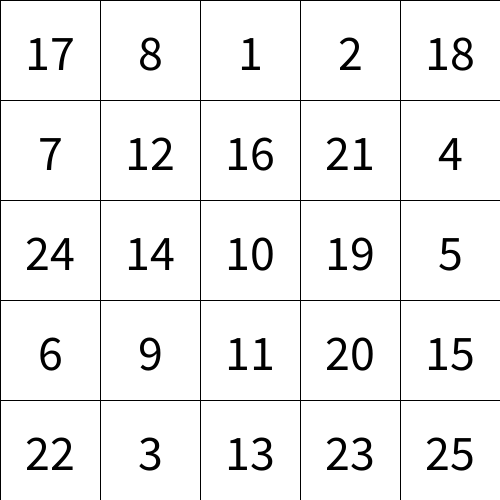
Frame 1 (no input)
Frame 60 (the mouse pressed at the canvas centre just before this capture): identical to frame 1, image omitted
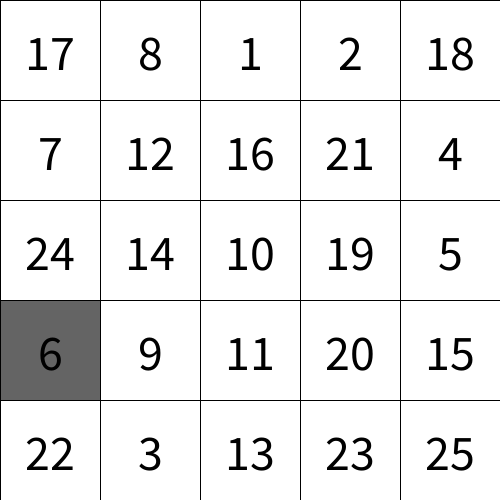
Frame 120 (the mouse held since frame 60 and released just before this capture)

The Processing sketch that drew these frames (run headless with seeded random() and noise(); from frame 60 on, the mouse is pressed at the canvas centre):

// Processing sketch: advanced_Bingo
// ── advanced_Bingo.pde
//advanced_Bingo
//play bingo
//2022/06/20
//1-4-45 Taiyu Honma

int[][] masume = new int[5][5];
boolean[][] select = new boolean[5][5];
int[] already = new int[25];
//　黒1,白2
void setup()
{
  masume[3][3] = 2;
  masume[4][4] = 2;
  masume[4][3] = 1;
  masume[3][4] = 1;
  size(500,500);
  for(int i=0;i<5;i++){
    
    for(int j=0;j<5;j++){
      int r = (int)random(1,26);
      if(i*5+j != 0){
        while(Already(r,i*5+j)) {
          r = (int)random(1,26);
        }
      }
      already[i*5+j] = r;
      masume[j][i] = r;
    }
  }
  already = new int[25];
}

boolean Already(int r,int i){
  for(int j=0;j<=i;j++){
    if(already[j] == r){
      return true;
    };
  }
  return false;
}

void draw(){
  for(int y=0; y < 5;y++){
    for(int x=0; x< 5; x++){
      fill(255);
      if(select[y][x]){
        fill(100);
      }
      rect(x * 100,y*100,100,100);
      fill(0);
      textSize(50);
      textAlign(CENTER);
      text(masume[y][x],x*100+50,y*100+70);
    }
  }
}
int pressed = 0;
void mousePressed(){
  if(pressed > 24){
    return;
  }
  int r = (int)random(1,26);
  while(Already(r,24)){
    r = (int)random(1,26);
  }
  already[pressed] = r;
  pressed++;
  println(r+"が選ばれました");
  for(int y=0; y < 5;y++){
    for(int x=0; x< 5; x++){
      if(masume[y][x] == r){
        select[y][x] = true;
        return;
      }
    }
  }
  
}
boolean aida(int n ,int min, int max){
  return min < n && n < max;
}
